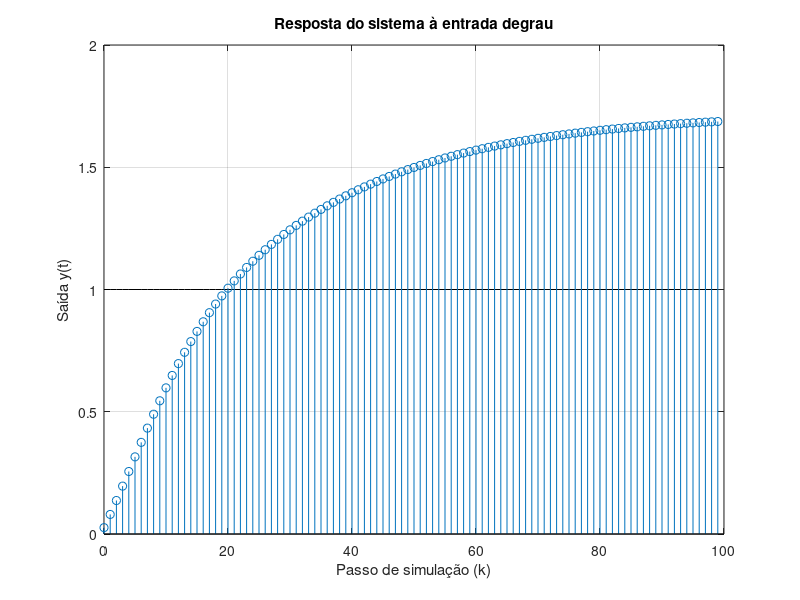

MATLAB code to generate this figure:
%Equação de diferenças
% Coeficientes da equação de diferenças
A_coeffs = [2.706, -2.448, 0.741];
B_coeffs = [0.02607, -0.01659, -0.02521, 0.01745];

% Parâmetros da simulação             
num_samples = 100; % Número total de amostras

% Inicialização
x = ones(1, num_samples);
samples_v = 0:num_samples-1;
plot(samples_v, x, 'k');
hold on;
y = zeros(1, num_samples);
y(1) = B_coeffs(1) * x(1);
y(2) = A_coeffs(1) * y(2-1) + B_coeffs(1) * x(2) + B_coeffs(2) * x(2-1);
y(3) = A_coeffs(1) * y(3-1) + A_coeffs(2) * y(3-2) + B_coeffs(1) * x(3) + B_coeffs(2) * x(3-1) + B_coeffs(3) * x(3-2);

% Simulação da resposta
for k = 4:num_samples
    y(k) = A_coeffs(1) * y(k-1) + A_coeffs(2) * y(k-2) + A_coeffs(3) * y(k-3) + B_coeffs(1) * x(k) + B_coeffs(2) * x(k-1) + B_coeffs(3) * x(k-2) + B_coeffs(4) * x(k-3);
end

% Plot da resposta
stem(samples_v, y);
xlabel('Passo de simulação (k)');
ylabel('Saída y(t)');
title('Resposta do sistema à entrada degrau');
grid on;




